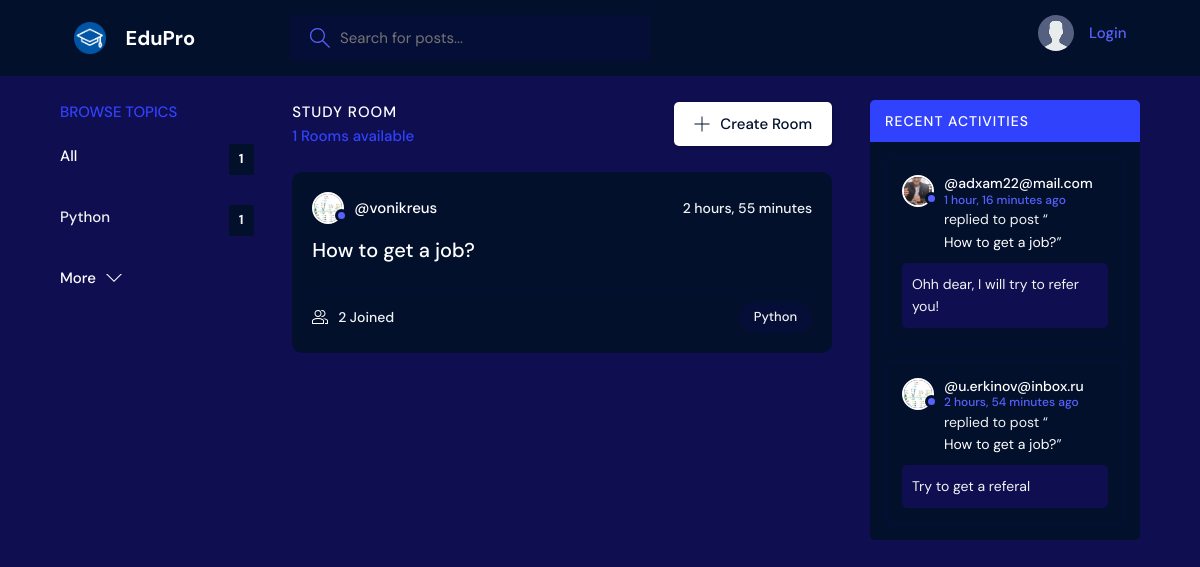
The page / on the database its author committed.
### base/models.py (models this page shows, shortened)
class Topic(models.Model):
    name = models.CharField(max_length=200)

class Room(models.Model):
    host = models.ForeignKey(User, on_delete=models.SET_NULL, null=True)
    topic = models.ForeignKey(Topic, on_delete=models.SET_NULL, null=True)
    name = models.CharField(max_length=200)
    description = models.TextField(null=True, blank=True)
    participants = models.ManyToManyField(
        User, related_name='participants', blank=True)
    updated = models.DateTimeField(auto_now=True)
    created = models.DateTimeField(auto_now_add=True)
    class Meta:
        ordering = ['-updated', '-created']
    def __str__(self):
        return self.name

class User(AbstractUser):
    name = models.CharField(max_length=200, null=True)
    email = models.EmailField(unique=True, null=True)
    bio = models.TextField(null=True)
    avatar = models.ImageField(null=True, default="avatar.svg")
    USERNAME_FIELD = 'email'
    REQUIRED_FIELDS = []

class Message(models.Model):
    user = models.ForeignKey(User, on_delete=models.CASCADE)
    room = models.ForeignKey(Room, on_delete=models.CASCADE)
    body = models.TextField()
    updated = models.DateTimeField(auto_now=True)
    created = models.DateTimeField(auto_now_add=True)
    class Meta:
        ordering = ['-updated', '-created']

### base/views.py (the view)
# urls.py: path('', views.home, name='home'),
def home(request):
    q = request.GET.get('q') if request.GET.get('q') != None else ''
    rooms = Room.objects.filter(
        Q(topic__name__icontains=q) |
        Q(name__icontains=q) |
        Q(description__icontains=q)
    )
    topics = Topic.objects.all()[0:5]
    room_count = rooms.count()
    room_messages = Message.objects.filter(Q(room__topic__name__icontains=q))
    context = {'rooms': rooms, 'topics': topics,
               'room_count': room_count, 'room_messages': room_messages}
    return render(request, 'base/home.html', context)

### base/templates/base/home.html (shortened to what this page needs)
{% extends 'main.html' %}
{% block content %}
    <main class="layout layout--3">
      <div class="container">
        {% include 'base/topics_component.html' %}
        <div class="roomList">
          <div class="roomList__header">
            <div>
              <h2>Study Room</h2>
              <p>{{room_count}} Rooms available</p>
            </div>
            <a class="btn btn--main" href="{% url 'create-room' %}">
              <svg version="1.1" xmlns="http://www.w3.org/2000/svg" width="32" height="32" viewBox="0 0 32 32">
                <title>add</title>
                <path
                  d="M16.943 0.943h-1.885v14.115h-14.115v1.885h14.115v14.115h1.885v-14.115h14.115v-1.885h-14.115v-14.115z"
                ></path>
              </svg>
              Create Room
            </a>
          </div>
          {% include 'base/feed_component.html' %}
        </div>
        {% include 'base/activity_component.html' %}
      </div>
    </main>
{% endblock %}

### base/templates/base/topics_component.html
<div class="topics">
          <div class="topics__header">
            <h2>Browse Topics</h2>
          </div>
          <ul class="topics__list">
            <li>
              <a href="{%url 'home' %}" class="active">All <span>{{topics.count}}</span></a>
            </li>
            {% for topic in topics  %}
            <li>
              <a href="{% url 'home' %}?q={{topic.name}}">{{topic.name}}<span>{{topic.room_set.all.count}}</span></a>
            </li>
            {% endfor %}
          </ul>
          <a class="btn btn--link" href="{% url 'topics' %}">
            More
            <svg version="1.1" xmlns="http://www.w3.org/2000/svg" width="32" height="32" viewBox="0 0 32 32">
              <title>chevron-down</title>
              <path d="M16 21l-13-13h-3l16 16 16-16h-3l-13 13z"></path>
            </svg>
          </a>
        </div>

### base/templates/base/feed_component.html (shortened to what this page needs)
{% for room in rooms %}
<div class="roomListRoom">
    <div class="roomListRoom__header">
        <a href="{% url 'user-profile' room.host.id %}" class="roomListRoom__author">
        <div class="avatar avatar--small">
            <img src="{{room.host.avatar.url}}" />
        </div>
        <span>@{{room.host.username}}</span>
        </a>
        <div class="roomListRoom__actions">
        <span>{{room.created|timesince}}</span>
        </div>
    </div>
    <div class="roomListRoom__content">
        <a href="{% url 'room' room.id %}">{{room.name}}</a>
    </div>
    <div class="roomListRoom__meta">
        <a href="{% url 'room' room.id %}" class="roomListRoom__joined">
        {{room.participants.all.count}} Joined
        </a>
        <p class="roomListRoom__topic">{{room.topic.name}}</p>
    </div>
</div>
{% endfor %}

### base/templates/base/activity_component.html (shortened to what this page needs)
<div class="activities">
    <div class="activities__header">
        <h2>Recent Activities</h2>
    </div>
    {% for message in room_messages %}
    <div class="activities__box">
    <div class="activities__boxHeader roomListRoom__header">
        <a href="{% url 'user-profile' message.user.id %}" class="roomListRoom__author">
        <div class="avatar avatar--small">
            <img src="{{message.user.avatar.url}}" />
        </div>
            <p>
                @{{message.user}}
                <span>{{message.created|timesince}} ago</span>
            </p>
        </a>
    </div>
    <div class="activities__boxContent">
        <p>replied to post “<a href="{% url 'room' message.room.id %}">{{message.room}}</a>”</p>
        <div class="activities__boxRoomContent">
            {{message.body}}
        </div>
    </div>
    </div>
    {% endfor %}
</div>

### rows shown on the page
Topic: name "Python", room_set.all.count "1"
Room: host.avatar (picture), host.username "vonikreus", created "2 hours, 55 minutes", name "How to get a job?", participants.all.count "2", topic.name "Python"
Message: user.avatar (picture), user "adxam22@mail.com", created "1 hour, 16 minutes", room "How to get a job?", body "Ohh dear, I will try to refer you!"
Message: user.avatar (picture), user "u.erkinov@inbox.ru", created "2 hours, 54 minutes", room "How to get a job?", body "Try to get a referal"

### other values the page prints
{{ topics.count }} "1"
{{ room_count }} "1"
